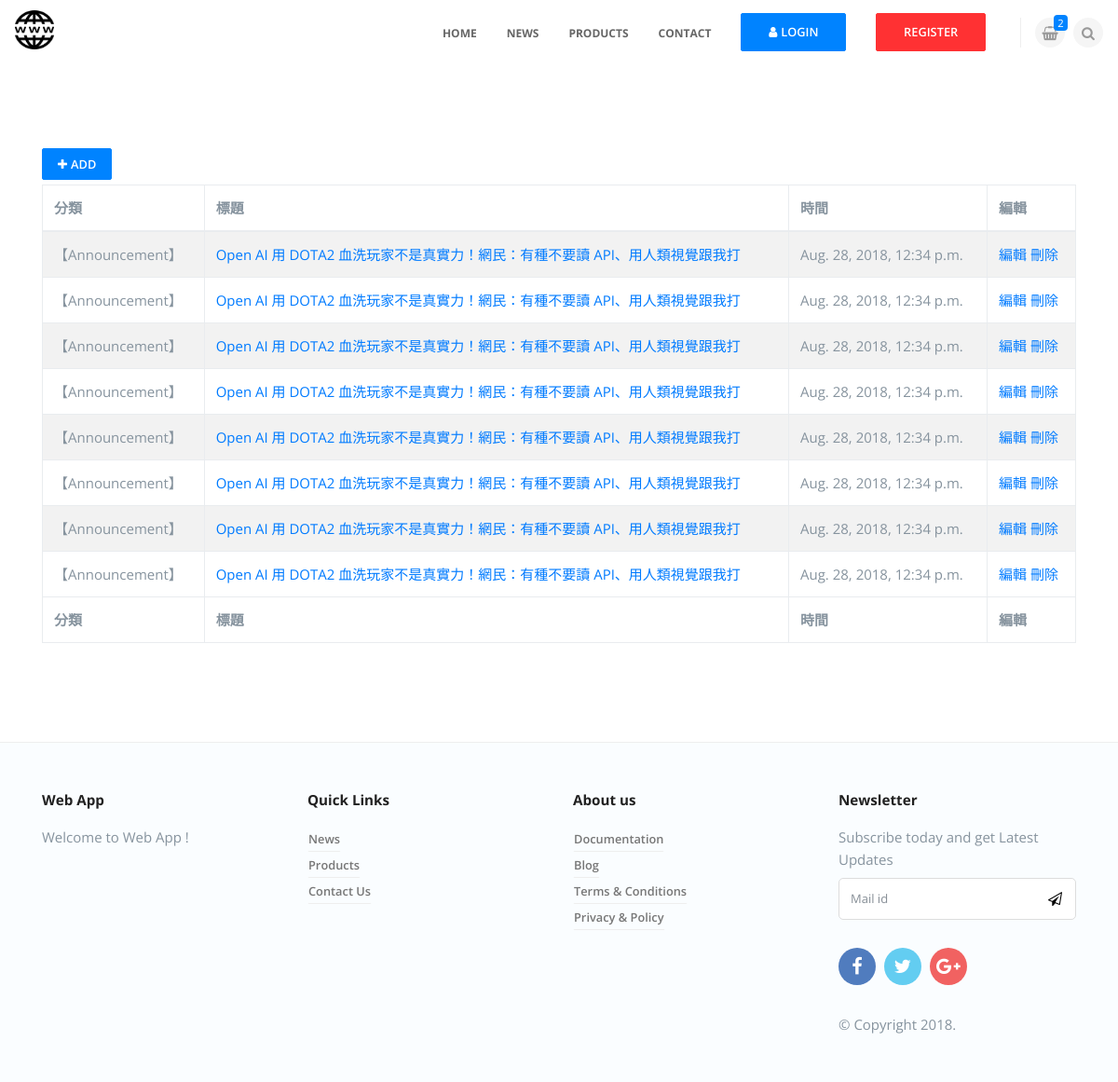
Before: /dashboard/ with the older database file.
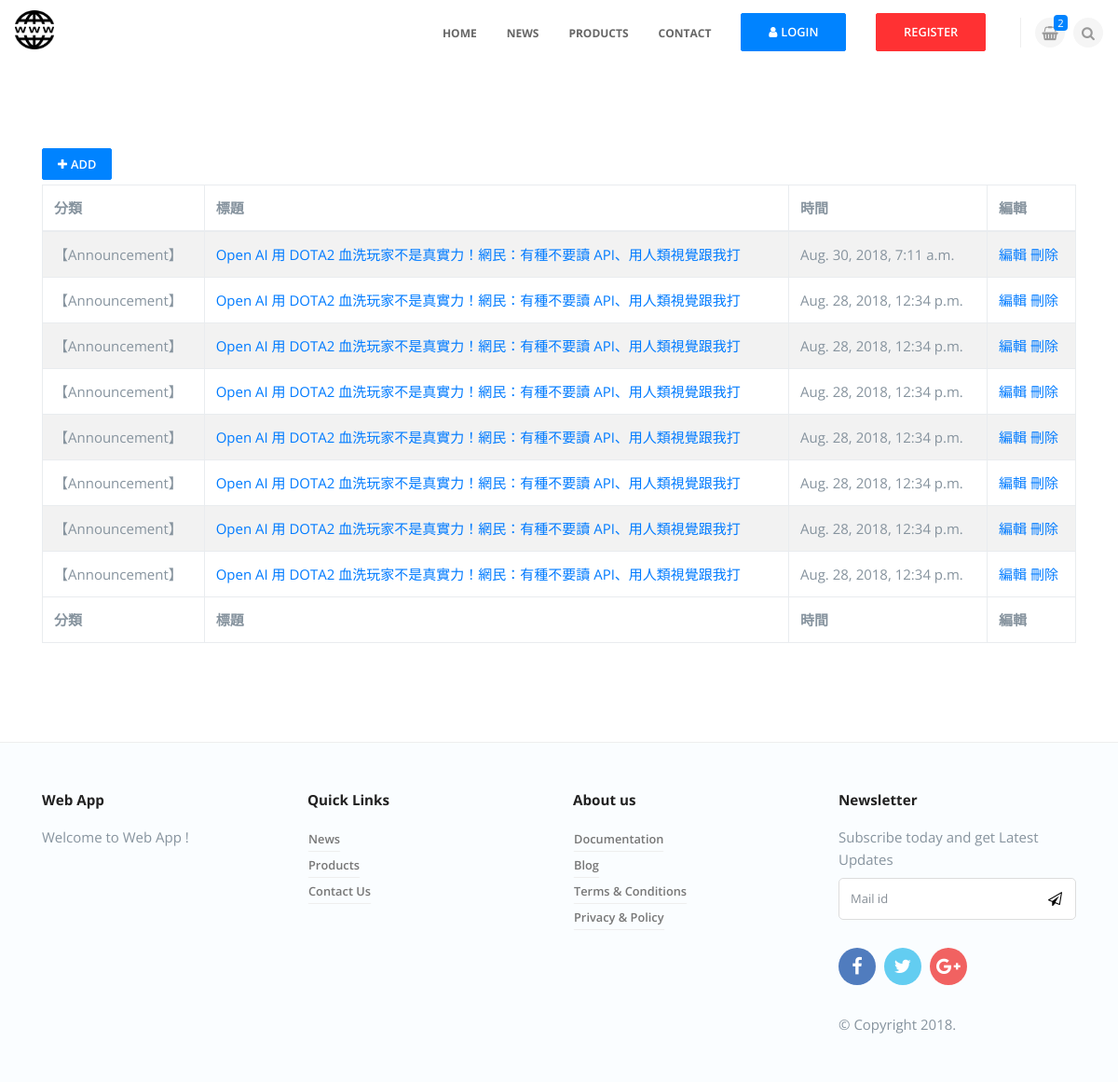
After: the same page with the newer database file.
### news/models.py (models this page shows, shortened)
class NewsUnit(models.Model):
    catego = models.CharField(max_length=10, null=False)
    nickname = models.CharField(max_length=20, null=False)
    title = models.CharField(max_length=50, null=False)
    message = models.TextField(null=False)
    pubtime = models.DateTimeField(auto_now=True)
    enabled = models.BooleanField(default=False)
    press = models.IntegerField(default=0)

### app/views.py (the view)
# urls.py: url(r'^dashboard/$', app_view.dashboard),
def dashboard(request, pageindex=None):  #管理頁面
	global page1
	pagesize = 8
	newsall = news_model.NewsUnit.objects.all().order_by('-id')
	datasize = len(newsall)
	totpage = math.ceil(datasize / pagesize)
	if pageindex==None:
		page1 = 1
		newsunits = news_model.NewsUnit.objects.order_by('-id')[:pagesize]
	elif pageindex=='1':
		start = (page1-2)*pagesize
		if start >= 0:
			newsunits = news_model.NewsUnit.objects.order_by('-id')[start:(start+pagesize)]
			page1 -= 1
	elif pageindex=='2':
		start = page1*pagesize
		if start < datasize:
			newsunits = news_model.NewsUnit.objects.order_by('-id')[start:(start+pagesize)]
			page1 += 1
	elif pageindex=='3':
		start = (page1-1)*pagesize
		newsunits = news_model.NewsUnit.objects.order_by('-id')[start:(start+pagesize)]
	currentpage = page1
	return render(request, "admin/dashboard.html", locals())

### templates/admin/dashboard.html (shortened to what this page needs)
{% extends 'app.html' %}
{% block content %}
    <div class="container pt90 pb90">
            <a href="/newsadd/" class="btn btn-primary mb5"><i class="fa fa-plus mr-1"></i>ADD</a>
        <table id="data-table" class="table table-striped table-bordered" cellspacing="0" width="100%">
            <thead>
                <tr>
                        <th align="left">分類</th>
                        <th align="left">標題</th>
                        <th align="left">時間</th>
                        <th align="left">編輯</th>
                </tr>
            </thead>
            <tfoot>
                <tr>
                        <th align="left">分類</th>
                        <th align="left">標題</th>
                        <th align="left">時間</th>
                        <th align="left">編輯</th>
                </tr>
            </tfoot>
            <tbody>
                {% for unit in newsunits %}
                    <tr>
                    <td><div>【{{ unit.catego }}】</div></td>
                    <td><a href="/newsedit/{{unit.id}}/">{{ unit.title }}</a></td>
                    <td>{{ unit.pubtime }}</td>
                    <td>
                        <a href="/newsedit/{{unit.id}}/" title="新聞編輯">編輯</a>
                        <a href="/newsdelete/{{unit.id}}/" title="新聞刪除">刪除</a>
                    </td>
                    </tr>
                {% empty %}
                    <div>
                        <p><span>注意</span> 目前新聞資料庫中沒有任何資料！</p>
                    </div>
                {% endfor %}
            </tbody>
        </table>
    </div>
{% endblock %}

Changed rows visible on the page:
changed NewsUnit: pubtime "Aug. 28, 2018, 12:34 p.m." → "Aug. 30, 2018, 7:11 a.m."
